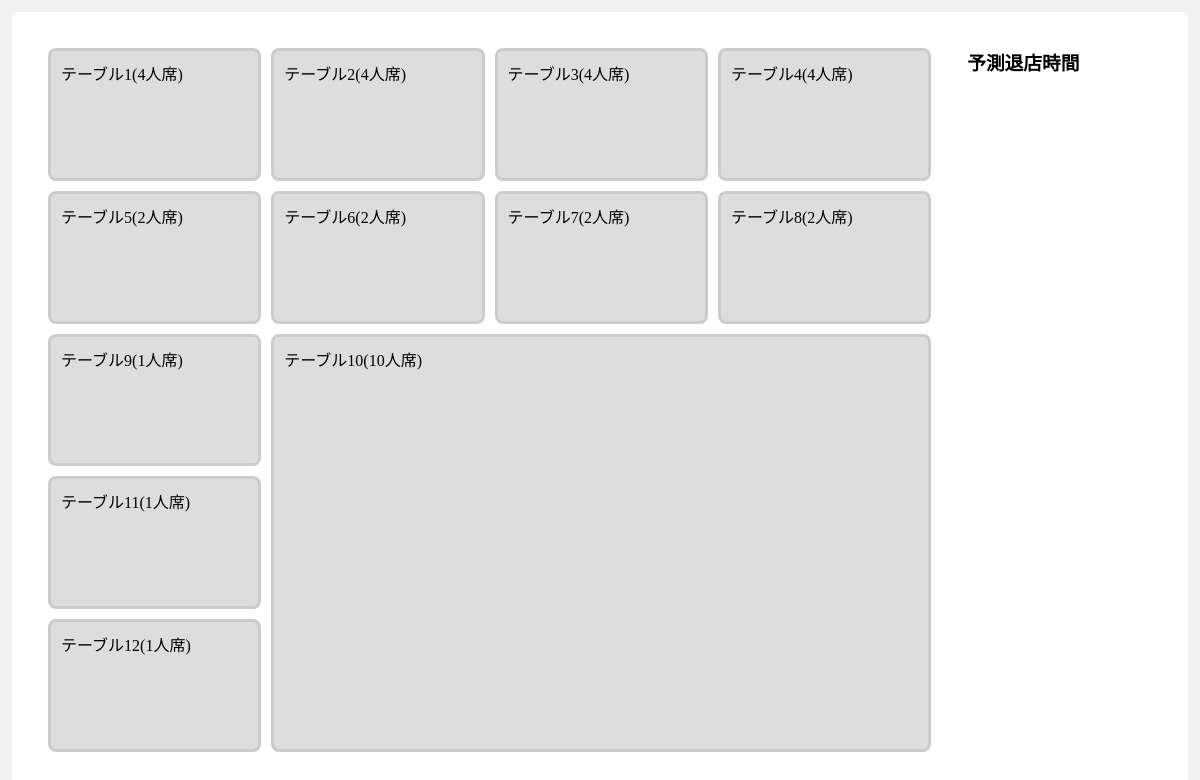
The app's page /table/table/, older data.
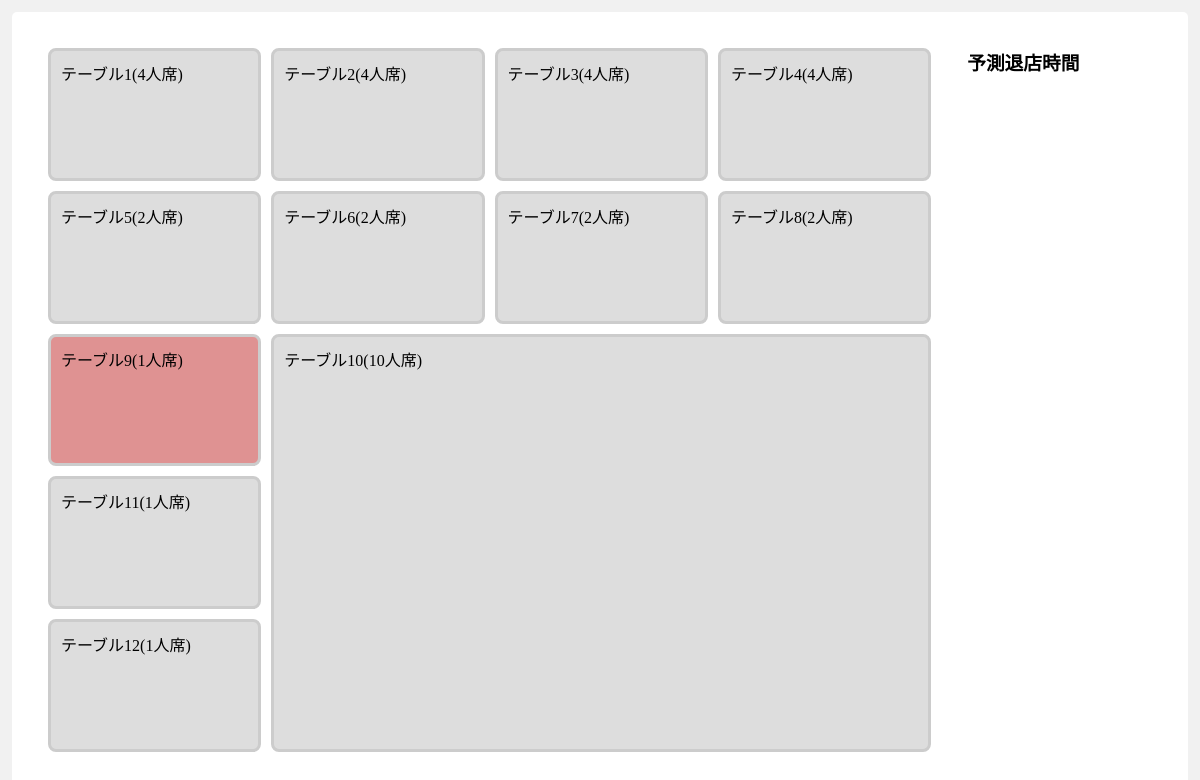
The same page, newer data.
### table/views.py (the view)
# urls.py: path('table/', TableView.as_view(), name="table"),
class TableView(TemplateView):
    template_name = 'table/layout.html'
    def get_context_data(self, **kwargs):
        context = super().get_context_data(**kwargs)
        context['tables'] = Table.objects.all()
        context['users'] = Customer.objects.all().filter(check_out_time__isnull=True)
        return context

### templates/table/layout.html (shortened to what this page needs)
{% extends "base.html" %}
{% load static %}
{% block content %}
<div class="layout-wrap">
    <div class="layout-container">
        <div class="container">
                {% for table in tables %}
                    <div class="item {% if table.status == 'x' %}fill{% endif %} {% if table.id == 10 %}box-big{% endif %}" data-table-id="{{ table.id }}">
                        テーブル{{ table.id }}({{ table.max_seats }}人席)
                    </div>
                {% endfor %}
        </div>
        <div class="predict-container">
            <h3>予測退店時間</h3>
        </div>
    </div>
</div>
{% endblock  %}

Row changes from the older to the newer data that the page shows:
changed Table id 9: status "o" → "x" (drawn)
